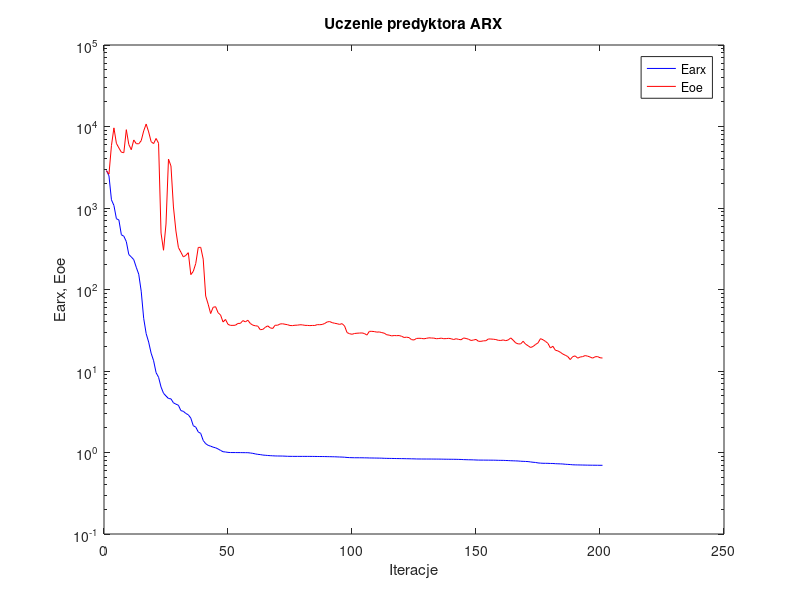
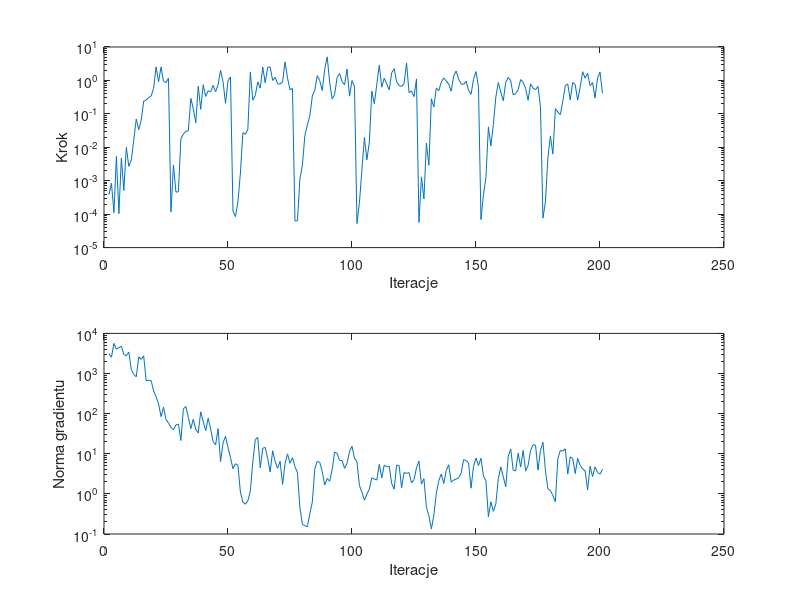

These figures' MATLAB source, in order:
%uczenie predyktora arx
clear all;
n=0; farx(n+1)=2.877503e+003; foe(n+1)=2.869354e+003; wspucz(n+1)=0.000000e+000; ng(n+1)=0.000000e+000;
%odnowa zmiennej metryki
n=1; farx(n+1)=2.481984e+003; foe(n+1)=2.599294e+003; krok(n+1)=3.824295e-004; ng(n+1)=3.080852e+003;
n=2; farx(n+1)=1.260433e+003; foe(n+1)=5.823045e+003; krok(n+1)=8.409074e-004; ng(n+1)=2.549479e+003;
n=3; farx(n+1)=1.074171e+003; foe(n+1)=9.621487e+003; krok(n+1)=1.107642e-004; ng(n+1)=5.633473e+003;
n=4; farx(n+1)=7.388963e+002; foe(n+1)=6.213101e+003; krok(n+1)=5.294040e-003; ng(n+1)=4.050796e+003;
n=5; farx(n+1)=7.128990e+002; foe(n+1)=5.458872e+003; krok(n+1)=1.041990e-004; ng(n+1)=4.415646e+003;
n=6; farx(n+1)=4.694954e+002; foe(n+1)=4.836424e+003; krok(n+1)=4.727372e-003; ng(n+1)=4.789434e+003;
n=7; farx(n+1)=4.503719e+002; foe(n+1)=4.771637e+003; krok(n+1)=5.119287e-004; ng(n+1)=2.985820e+003;
n=8; farx(n+1)=3.870439e+002; foe(n+1)=9.143276e+003; krok(n+1)=9.949946e-003; ng(n+1)=2.752941e+003;
n=9; farx(n+1)=2.684889e+002; foe(n+1)=6.013967e+003; krok(n+1)=2.701093e-003; ng(n+1)=3.437948e+003;
n=10; farx(n+1)=2.510549e+002; foe(n+1)=5.192768e+003; krok(n+1)=4.150488e-003; ng(n+1)=1.262491e+003;
n=11; farx(n+1)=2.324011e+002; foe(n+1)=6.843171e+003; krok(n+1)=1.633292e-002; ng(n+1)=9.505461e+002;
n=12; farx(n+1)=1.875616e+002; foe(n+1)=6.157832e+003; krok(n+1)=6.995615e-002; ng(n+1)=8.259935e+002;
n=13; farx(n+1)=1.542253e+002; foe(n+1)=6.130912e+003; krok(n+1)=3.389322e-002; ng(n+1)=2.604536e+003;
n=14; farx(n+1)=9.529822e+001; foe(n+1)=6.694364e+003; krok(n+1)=6.345427e-002; ng(n+1)=2.254099e+003;
n=15; farx(n+1)=4.427744e+001; foe(n+1)=8.821499e+003; krok(n+1)=2.394184e-001; ng(n+1)=2.758260e+003;
n=16; farx(n+1)=2.875170e+001; foe(n+1)=1.072333e+004; krok(n+1)=2.577175e-001; ng(n+1)=6.644936e+002;
n=17; farx(n+1)=2.266523e+001; foe(n+1)=8.591271e+003; krok(n+1)=3.083795e-001; ng(n+1)=6.782314e+002;
n=18; farx(n+1)=1.654834e+001; foe(n+1)=6.515277e+003; krok(n+1)=3.421659e-001; ng(n+1)=6.666900e+002;
n=19; farx(n+1)=1.337264e+001; foe(n+1)=6.172214e+003; krok(n+1)=5.804224e-001; ng(n+1)=3.685310e+002;
n=20; farx(n+1)=9.549974e+000; foe(n+1)=7.132517e+003; krok(n+1)=2.536209e+000; ng(n+1)=2.642567e+002;
n=21; farx(n+1)=8.379810e+000; foe(n+1)=6.228191e+003; krok(n+1)=9.145402e-001; ng(n+1)=1.769735e+002;
n=22; farx(n+1)=6.363440e+000; foe(n+1)=4.927515e+002; krok(n+1)=2.531645e+000; ng(n+1)=8.431086e+001;
n=23; farx(n+1)=5.331026e+000; foe(n+1)=3.031438e+002; krok(n+1)=9.429061e-001; ng(n+1)=1.443267e+002;
n=24; farx(n+1)=4.937257e+000; foe(n+1)=6.362958e+002; krok(n+1)=8.575247e-001; ng(n+1)=7.028665e+001;
n=25; farx(n+1)=4.596975e+000; foe(n+1)=3.983840e+003; krok(n+1)=1.162605e+000; ng(n+1)=5.940390e+001;
%odnowa zmiennej metryki
n=26; farx(n+1)=4.555132e+000; foe(n+1)=3.275481e+003; krok(n+1)=1.168734e-004; ng(n+1)=4.570020e+001;
n=27; farx(n+1)=4.071658e+000; foe(n+1)=1.029155e+003; krok(n+1)=2.972972e-003; ng(n+1)=3.939802e+001;
n=28; farx(n+1)=3.918361e+000; foe(n+1)=5.222872e+002; krok(n+1)=4.576195e-004; ng(n+1)=5.237441e+001;
n=29; farx(n+1)=3.803187e+000; foe(n+1)=3.281266e+002; krok(n+1)=4.690560e-004; ng(n+1)=5.470866e+001;
n=30; farx(n+1)=3.265718e+000; foe(n+1)=2.869888e+002; krok(n+1)=1.792791e-002; ng(n+1)=2.142902e+001;
n=31; farx(n+1)=3.201244e+000; foe(n+1)=2.508534e+002; krok(n+1)=2.476948e-002; ng(n+1)=1.314195e+002;
n=32; farx(n+1)=3.011835e+000; foe(n+1)=2.622388e+002; krok(n+1)=3.006981e-002; ng(n+1)=1.505354e+002;
n=33; farx(n+1)=2.902024e+000; foe(n+1)=2.828695e+002; krok(n+1)=3.094863e-002; ng(n+1)=8.092904e+001;
n=34; farx(n+1)=2.641657e+000; foe(n+1)=1.523579e+002; krok(n+1)=2.905057e-001; ng(n+1)=4.226997e+001;
n=35; farx(n+1)=2.132671e+000; foe(n+1)=1.668674e+002; krok(n+1)=1.438191e-001; ng(n+1)=7.255166e+001;
n=36; farx(n+1)=2.047517e+000; foe(n+1)=2.088252e+002; krok(n+1)=5.382558e-002; ng(n+1)=4.044893e+001;
n=37; farx(n+1)=1.789657e+000; foe(n+1)=3.281539e+002; krok(n+1)=6.710813e-001; ng(n+1)=3.301642e+001;
n=38; farx(n+1)=1.714742e+000; foe(n+1)=3.292991e+002; krok(n+1)=1.372911e-001; ng(n+1)=1.109602e+002;
n=39; farx(n+1)=1.404735e+000; foe(n+1)=2.360908e+002; krok(n+1)=7.479975e-001; ng(n+1)=6.415298e+001;
n=40; farx(n+1)=1.283316e+000; foe(n+1)=8.325435e+001; krok(n+1)=3.329123e-001; ng(n+1)=3.764620e+001;
n=41; farx(n+1)=1.224413e+000; foe(n+1)=6.596757e+001; krok(n+1)=4.923082e-001; ng(n+1)=7.691666e+001;
n=42; farx(n+1)=1.195753e+000; foe(n+1)=5.069763e+001; krok(n+1)=4.536903e-001; ng(n+1)=4.154599e+001;
n=43; farx(n+1)=1.163297e+000; foe(n+1)=6.045935e+001; krok(n+1)=7.101669e-001; ng(n+1)=2.009810e+001;
n=44; farx(n+1)=1.141897e+000; foe(n+1)=6.151695e+001; krok(n+1)=4.584092e-001; ng(n+1)=1.671491e+001;
n=45; farx(n+1)=1.105522e+000; foe(n+1)=5.187085e+001; krok(n+1)=7.382907e-001; ng(n+1)=4.242173e+001;
n=46; farx(n+1)=1.060552e+000; foe(n+1)=4.865300e+001; krok(n+1)=1.997077e+000; ng(n+1)=6.378669e+000;
n=47; farx(n+1)=1.022894e+000; foe(n+1)=3.993412e+001; krok(n+1)=9.112329e-001; ng(n+1)=1.875281e+001;
n=48; farx(n+1)=1.014629e+000; foe(n+1)=4.288700e+001; krok(n+1)=2.079006e-001; ng(n+1)=2.732055e+001;
n=49; farx(n+1)=1.003375e+000; foe(n+1)=3.733011e+001; krok(n+1)=9.763190e-001; ng(n+1)=1.420142e+001;
n=50; farx(n+1)=9.990622e-001; foe(n+1)=3.629555e+001; krok(n+1)=1.274317e+000; ng(n+1)=8.039392e+000;
%odnowa zmiennej metryki
n=51; farx(n+1)=9.986965e-001; foe(n+1)=3.630636e+001; krok(n+1)=1.231773e-004; ng(n+1)=4.233998e+000;
n=52; farx(n+1)=9.982526e-001; foe(n+1)=3.646506e+001; krok(n+1)=8.459568e-005; ng(n+1)=5.646699e+000;
n=53; farx(n+1)=9.974795e-001; foe(n+1)=3.834832e+001; krok(n+1)=2.326282e-004; ng(n+1)=5.189375e+000;
n=54; farx(n+1)=9.972241e-001; foe(n+1)=3.842036e+001; krok(n+1)=1.695208e-003; ng(n+1)=1.108365e+000;
n=55; farx(n+1)=9.960711e-001; foe(n+1)=4.156274e+001; krok(n+1)=2.741623e-002; ng(n+1)=6.267368e-001;
n=56; farx(n+1)=9.952697e-001; foe(n+1)=4.006940e+001; krok(n+1)=2.452306e-002; ng(n+1)=5.529020e-001;
n=57; farx(n+1)=9.945582e-001; foe(n+1)=4.196630e+001; krok(n+1)=3.450322e-002; ng(n+1)=6.719302e-001;
n=58; farx(n+1)=9.866372e-001; foe(n+1)=3.830384e+001; krok(n+1)=1.749195e+000; ng(n+1)=1.173673e+000;
n=59; farx(n+1)=9.763877e-001; foe(n+1)=3.652672e+001; krok(n+1)=2.569287e-001; ng(n+1)=6.214627e+000;
n=60; farx(n+1)=9.615910e-001; foe(n+1)=3.590026e+001; krok(n+1)=3.556863e-001; ng(n+1)=2.282734e+001;
n=61; farx(n+1)=9.491418e-001; foe(n+1)=3.556243e+001; krok(n+1)=9.073805e-001; ng(n+1)=2.540214e+001;
n=62; farx(n+1)=9.432366e-001; foe(n+1)=3.215293e+001; krok(n+1)=5.861088e-001; ng(n+1)=4.436088e+000;
n=63; farx(n+1)=9.308890e-001; foe(n+1)=3.235833e+001; krok(n+1)=2.516301e+000; ng(n+1)=1.371227e+001;
n=64; farx(n+1)=9.253006e-001; foe(n+1)=3.426781e+001; krok(n+1)=8.456470e-001; ng(n+1)=1.439440e+001;
n=65; farx(n+1)=9.195594e-001; foe(n+1)=3.582369e+001; krok(n+1)=2.477523e+000; ng(n+1)=7.643272e+000;
n=66; farx(n+1)=9.145699e-001; foe(n+1)=3.388976e+001; krok(n+1)=2.529059e+000; ng(n+1)=3.508952e+000;
n=67; farx(n+1)=9.112289e-001; foe(n+1)=3.322156e+001; krok(n+1)=1.002692e+000; ng(n+1)=1.189265e+001;
n=68; farx(n+1)=9.075796e-001; foe(n+1)=3.641767e+001; krok(n+1)=1.227563e+000; ng(n+1)=6.465087e+000;
n=69; farx(n+1)=9.061967e-001; foe(n+1)=3.642986e+001; krok(n+1)=7.970783e-001; ng(n+1)=4.341490e+000;
n=70; farx(n+1)=9.054383e-001; foe(n+1)=3.777084e+001; krok(n+1)=7.808753e-001; ng(n+1)=6.474543e+000;
n=71; farx(n+1)=9.044044e-001; foe(n+1)=3.797667e+001; krok(n+1)=9.112329e-001; ng(n+1)=1.723481e+000;
n=72; farx(n+1)=9.018668e-001; foe(n+1)=3.743696e+001; krok(n+1)=3.568867e+000; ng(n+1)=5.654658e+000;
n=73; farx(n+1)=8.985390e-001; foe(n+1)=3.699025e+001; krok(n+1)=1.180120e+000; ng(n+1)=9.954175e+000;
n=74; farx(n+1)=8.974695e-001; foe(n+1)=3.615555e+001; krok(n+1)=5.242150e-001; ng(n+1)=5.813337e+000;
n=75; farx(n+1)=8.966659e-001; foe(n+1)=3.605620e+001; krok(n+1)=5.770438e-001; ng(n+1)=7.991992e+000;
%odnowa zmiennej metryki
n=76; farx(n+1)=8.963852e-001; foe(n+1)=3.643746e+001; krok(n+1)=6.268073e-005; ng(n+1)=4.745393e+000;
n=77; farx(n+1)=8.962744e-001; foe(n+1)=3.652039e+001; krok(n+1)=6.401041e-005; ng(n+1)=3.391532e+000;
n=78; farx(n+1)=8.962371e-001; foe(n+1)=3.693008e+001; krok(n+1)=1.135356e-003; ng(n+1)=4.527730e-001;
n=79; farx(n+1)=8.962286e-001; foe(n+1)=3.681262e+001; krok(n+1)=2.926191e-003; ng(n+1)=1.741084e-001;
n=80; farx(n+1)=8.961697e-001; foe(n+1)=3.631453e+001; krok(n+1)=2.272397e-002; ng(n+1)=1.614158e-001;
n=81; farx(n+1)=8.959935e-001; foe(n+1)=3.626379e+001; krok(n+1)=4.663645e-002; ng(n+1)=1.523363e-001;
n=82; farx(n+1)=8.958946e-001; foe(n+1)=3.605869e+001; krok(n+1)=8.662598e-002; ng(n+1)=3.218222e-001;
n=83; farx(n+1)=8.951574e-001; foe(n+1)=3.622790e+001; krok(n+1)=3.435737e-001; ng(n+1)=6.225009e-001;
n=84; farx(n+1)=8.947316e-001; foe(n+1)=3.620376e+001; krok(n+1)=5.114232e-001; ng(n+1)=4.202996e+000;
n=85; farx(n+1)=8.934410e-001; foe(n+1)=3.705925e+001; krok(n+1)=1.390988e+000; ng(n+1)=6.497713e+000;
n=86; farx(n+1)=8.926996e-001; foe(n+1)=3.697496e+001; krok(n+1)=9.830700e-001; ng(n+1)=6.101741e+000;
n=87; farx(n+1)=8.924517e-001; foe(n+1)=3.724036e+001; krok(n+1)=4.997929e-001; ng(n+1)=3.630836e+000;
n=88; farx(n+1)=8.917199e-001; foe(n+1)=3.831324e+001; krok(n+1)=2.161533e+000; ng(n+1)=1.658088e+000;
n=89; farx(n+1)=8.899518e-001; foe(n+1)=4.001597e+001; krok(n+1)=5.068567e+000; ng(n+1)=2.433646e+000;
n=90; farx(n+1)=8.890190e-001; foe(n+1)=4.041041e+001; krok(n+1)=8.612093e-001; ng(n+1)=2.051432e+000;
n=91; farx(n+1)=8.872526e-001; foe(n+1)=3.920336e+001; krok(n+1)=2.767539e-001; ng(n+1)=4.055347e+000;
n=92; farx(n+1)=8.862757e-001; foe(n+1)=3.853612e+001; krok(n+1)=3.827775e-001; ng(n+1)=1.099657e+001;
n=93; farx(n+1)=8.833786e-001; foe(n+1)=3.803337e+001; krok(n+1)=1.236406e+000; ng(n+1)=1.026449e+001;
n=94; farx(n+1)=8.807553e-001; foe(n+1)=3.731737e+001; krok(n+1)=1.608607e+000; ng(n+1)=6.821211e+000;
n=95; farx(n+1)=8.788891e-001; foe(n+1)=3.810828e+001; krok(n+1)=9.155235e-001; ng(n+1)=6.772955e+000;
n=96; farx(n+1)=8.752655e-001; foe(n+1)=3.570737e+001; krok(n+1)=7.461831e-001; ng(n+1)=4.331184e+000;
n=97; farx(n+1)=8.690909e-001; foe(n+1)=2.961771e+001; krok(n+1)=2.192737e+000; ng(n+1)=5.768379e+000;
n=98; farx(n+1)=8.657014e-001; foe(n+1)=2.868552e+001; krok(n+1)=3.388186e-001; ng(n+1)=1.147923e+001;
n=99; farx(n+1)=8.638078e-001; foe(n+1)=2.823144e+001; krok(n+1)=9.903562e-001; ng(n+1)=1.537630e+001;
n=100; farx(n+1)=8.623450e-001; foe(n+1)=2.884618e+001; krok(n+1)=6.553300e-001; ng(n+1)=7.725407e+000;
%odnowa zmiennej metryki
n=101; farx(n+1)=8.620418e-001; foe(n+1)=2.908030e+001; krok(n+1)=5.233915e-005; ng(n+1)=6.318202e+000;
n=102; farx(n+1)=8.619461e-001; foe(n+1)=2.920168e+001; krok(n+1)=2.247399e-004; ng(n+1)=1.620845e+000;
n=103; farx(n+1)=8.616294e-001; foe(n+1)=2.932846e+001; krok(n+1)=2.081087e-003; ng(n+1)=1.097296e+000;
n=104; farx(n+1)=8.600853e-001; foe(n+1)=2.884614e+001; krok(n+1)=1.957031e-002; ng(n+1)=7.001254e-001;
n=105; farx(n+1)=8.595116e-001; foe(n+1)=2.758313e+001; krok(n+1)=4.236653e-003; ng(n+1)=9.845975e-001;
n=106; farx(n+1)=8.570486e-001; foe(n+1)=3.067054e+001; krok(n+1)=1.427439e-002; ng(n+1)=1.323381e+000;
n=107; farx(n+1)=8.565724e-001; foe(n+1)=3.067521e+001; krok(n+1)=4.819709e-001; ng(n+1)=2.528033e+000;
n=108; farx(n+1)=8.553540e-001; foe(n+1)=3.045844e+001; krok(n+1)=2.001704e-001; ng(n+1)=2.347001e+000;
n=109; farx(n+1)=8.544731e-001; foe(n+1)=2.998619e+001; krok(n+1)=7.679697e-001; ng(n+1)=2.212421e+000;
n=110; farx(n+1)=8.531319e-001; foe(n+1)=3.015108e+001; krok(n+1)=2.845490e+000; ng(n+1)=5.437773e+000;
n=111; farx(n+1)=8.522374e-001; foe(n+1)=2.960799e+001; krok(n+1)=6.264118e-001; ng(n+1)=2.491041e+000;
n=112; farx(n+1)=8.489493e-001; foe(n+1)=2.910518e+001; krok(n+1)=1.168297e+000; ng(n+1)=5.224735e+000;
n=113; farx(n+1)=8.474472e-001; foe(n+1)=2.785178e+001; krok(n+1)=7.847380e-001; ng(n+1)=4.722043e+000;
n=114; farx(n+1)=8.462887e-001; foe(n+1)=2.754288e+001; krok(n+1)=5.235795e-001; ng(n+1)=4.902007e+000;
n=115; farx(n+1)=8.456994e-001; foe(n+1)=2.697219e+001; krok(n+1)=1.691294e+000; ng(n+1)=1.805581e+000;
n=116; farx(n+1)=8.442272e-001; foe(n+1)=2.723442e+001; krok(n+1)=2.238597e+000; ng(n+1)=1.312764e+000;
n=117; farx(n+1)=8.430059e-001; foe(n+1)=2.714077e+001; krok(n+1)=9.089030e-001; ng(n+1)=5.215202e+000;
n=118; farx(n+1)=8.422724e-001; foe(n+1)=2.723478e+001; krok(n+1)=7.011953e-001; ng(n+1)=5.085368e+000;
n=119; farx(n+1)=8.413444e-001; foe(n+1)=2.667566e+001; krok(n+1)=6.622313e-001; ng(n+1)=1.417193e+000;
n=120; farx(n+1)=8.406327e-001; foe(n+1)=2.580037e+001; krok(n+1)=8.094987e-001; ng(n+1)=3.409928e+000;
n=121; farx(n+1)=8.389472e-001; foe(n+1)=2.600254e+001; krok(n+1)=3.302482e+000; ng(n+1)=3.244491e+000;
n=122; farx(n+1)=8.382806e-001; foe(n+1)=2.568682e+001; krok(n+1)=4.322425e-001; ng(n+1)=3.393443e+000;
n=123; farx(n+1)=8.366321e-001; foe(n+1)=2.424709e+001; krok(n+1)=4.865340e-001; ng(n+1)=1.876930e+000;
n=124; farx(n+1)=8.357304e-001; foe(n+1)=2.402266e+001; krok(n+1)=3.288994e-001; ng(n+1)=2.266038e+000;
n=125; farx(n+1)=8.332291e-001; foe(n+1)=2.509518e+001; krok(n+1)=1.109668e+000; ng(n+1)=4.469180e+000;
%odnowa zmiennej metryki
n=126; farx(n+1)=8.328570e-001; foe(n+1)=2.521081e+001; krok(n+1)=5.658127e-005; ng(n+1)=6.548952e+000;
n=127; farx(n+1)=8.322066e-001; foe(n+1)=2.511367e+001; krok(n+1)=1.302087e-003; ng(n+1)=1.757244e+000;
n=128; farx(n+1)=8.320112e-001; foe(n+1)=2.483771e+001; krok(n+1)=2.844031e-004; ng(n+1)=2.392820e+000;
n=129; farx(n+1)=8.316747e-001; foe(n+1)=2.516837e+001; krok(n+1)=1.339882e-002; ng(n+1)=4.672911e-001;
n=130; farx(n+1)=8.316440e-001; foe(n+1)=2.554050e+001; krok(n+1)=2.883948e-003; ng(n+1)=2.879750e-001;
n=131; farx(n+1)=8.312839e-001; foe(n+1)=2.539428e+001; krok(n+1)=2.828655e-001; ng(n+1)=1.345330e-001;
n=132; farx(n+1)=8.308610e-001; foe(n+1)=2.533697e+001; krok(n+1)=1.612369e-001; ng(n+1)=2.891951e-001;
n=133; farx(n+1)=8.303872e-001; foe(n+1)=2.489158e+001; krok(n+1)=5.872046e-001; ng(n+1)=1.041272e+000;
n=134; farx(n+1)=8.300665e-001; foe(n+1)=2.504166e+001; krok(n+1)=4.938403e-001; ng(n+1)=2.140984e+000;
n=135; farx(n+1)=8.293119e-001; foe(n+1)=2.529241e+001; krok(n+1)=8.858351e-001; ng(n+1)=3.142031e+000;
n=136; farx(n+1)=8.280563e-001; foe(n+1)=2.491000e+001; krok(n+1)=1.183928e+000; ng(n+1)=1.809681e+000;
n=137; farx(n+1)=8.271788e-001; foe(n+1)=2.499120e+001; krok(n+1)=9.606268e-001; ng(n+1)=3.844897e+000;
n=138; farx(n+1)=8.264812e-001; foe(n+1)=2.517117e+001; krok(n+1)=7.807902e-001; ng(n+1)=5.321102e+000;
n=139; farx(n+1)=8.259956e-001; foe(n+1)=2.486000e+001; krok(n+1)=4.756263e-001; ng(n+1)=1.967633e+000;
n=140; farx(n+1)=8.254444e-001; foe(n+1)=2.433892e+001; krok(n+1)=1.356032e+000; ng(n+1)=2.211444e+000;
n=141; farx(n+1)=8.246064e-001; foe(n+1)=2.489330e+001; krok(n+1)=1.914853e+000; ng(n+1)=2.322199e+000;
n=142; farx(n+1)=8.230605e-001; foe(n+1)=2.442286e+001; krok(n+1)=1.090364e+000; ng(n+1)=2.526104e+000;
n=143; farx(n+1)=8.214688e-001; foe(n+1)=2.417825e+001; krok(n+1)=7.927530e-001; ng(n+1)=3.262011e+000;
n=144; farx(n+1)=8.181005e-001; foe(n+1)=2.542531e+001; krok(n+1)=7.571530e-001; ng(n+1)=7.106424e+000;
n=145; farx(n+1)=8.163264e-001; foe(n+1)=2.507114e+001; krok(n+1)=9.429061e-001; ng(n+1)=6.788462e+000;
n=146; farx(n+1)=8.146115e-001; foe(n+1)=2.452783e+001; krok(n+1)=5.115815e-001; ng(n+1)=5.870031e+000;
n=147; farx(n+1)=8.136851e-001; foe(n+1)=2.370423e+001; krok(n+1)=3.854790e-001; ng(n+1)=1.385654e+000;
n=148; farx(n+1)=8.121906e-001; foe(n+1)=2.398939e+001; krok(n+1)=1.077381e+000; ng(n+1)=4.831721e+000;
n=149; farx(n+1)=8.093451e-001; foe(n+1)=2.440967e+001; krok(n+1)=1.835160e+000; ng(n+1)=7.832230e+000;
n=150; farx(n+1)=8.075136e-001; foe(n+1)=2.312243e+001; krok(n+1)=6.426558e-001; ng(n+1)=5.095311e+000;
%odnowa zmiennej metryki
n=151; farx(n+1)=8.070478e-001; foe(n+1)=2.313912e+001; krok(n+1)=6.905895e-005; ng(n+1)=7.704546e+000;
n=152; farx(n+1)=8.067609e-001; foe(n+1)=2.344518e+001; krok(n+1)=3.812452e-004; ng(n+1)=2.789638e+000;
n=153; farx(n+1)=8.061684e-001; foe(n+1)=2.352918e+001; krok(n+1)=1.219108e-003; ng(n+1)=2.126204e+000;
n=154; farx(n+1)=8.058830e-001; foe(n+1)=2.473545e+001; krok(n+1)=4.077788e-002; ng(n+1)=2.714637e-001;
n=155; farx(n+1)=8.052818e-001; foe(n+1)=2.467503e+001; krok(n+1)=1.095618e-002; ng(n+1)=6.374801e-001;
n=156; farx(n+1)=8.049776e-001; foe(n+1)=2.453853e+001; krok(n+1)=4.904612e-002; ng(n+1)=3.684228e-001;
n=157; farx(n+1)=8.038364e-001; foe(n+1)=2.431053e+001; krok(n+1)=3.202323e-001; ng(n+1)=5.652062e-001;
n=158; farx(n+1)=8.020323e-001; foe(n+1)=2.380028e+001; krok(n+1)=8.620454e-001; ng(n+1)=2.408521e+000;
n=159; farx(n+1)=8.013149e-001; foe(n+1)=2.370912e+001; krok(n+1)=4.461084e-001; ng(n+1)=4.703241e+000;
n=160; farx(n+1)=8.004356e-001; foe(n+1)=2.406105e+001; krok(n+1)=2.467524e-001; ng(n+1)=2.659932e+000;
n=161; farx(n+1)=7.982871e-001; foe(n+1)=2.355272e+001; krok(n+1)=8.892951e-001; ng(n+1)=1.495814e+000;
n=162; farx(n+1)=7.960974e-001; foe(n+1)=2.405434e+001; krok(n+1)=1.232067e+000; ng(n+1)=8.603432e+000;
n=163; farx(n+1)=7.927954e-001; foe(n+1)=2.547211e+001; krok(n+1)=9.673187e-001; ng(n+1)=1.312001e+001;
n=164; farx(n+1)=7.909104e-001; foe(n+1)=2.384711e+001; krok(n+1)=3.691454e-001; ng(n+1)=3.861712e+000;
n=165; farx(n+1)=7.888558e-001; foe(n+1)=2.213087e+001; krok(n+1)=4.081488e-001; ng(n+1)=3.747161e+000;
n=166; farx(n+1)=7.866490e-001; foe(n+1)=2.150907e+001; krok(n+1)=5.317968e-001; ng(n+1)=1.039542e+001;
n=167; farx(n+1)=7.816920e-001; foe(n+1)=2.148696e+001; krok(n+1)=1.056325e+000; ng(n+1)=4.652999e+000;
n=168; farx(n+1)=7.791604e-001; foe(n+1)=2.317084e+001; krok(n+1)=8.823184e-001; ng(n+1)=1.211510e+001;
n=169; farx(n+1)=7.766280e-001; foe(n+1)=2.134460e+001; krok(n+1)=5.752763e-001; ng(n+1)=3.768172e+000;
n=170; farx(n+1)=7.737015e-001; foe(n+1)=2.041866e+001; krok(n+1)=2.538171e-001; ng(n+1)=5.078572e+000;
n=171; farx(n+1)=7.661092e-001; foe(n+1)=1.943116e+001; krok(n+1)=7.847380e-001; ng(n+1)=1.211707e+001;
n=172; farx(n+1)=7.590899e-001; foe(n+1)=1.998176e+001; krok(n+1)=5.888949e-001; ng(n+1)=1.676464e+001;
n=173; farx(n+1)=7.547677e-001; foe(n+1)=2.114854e+001; krok(n+1)=5.281352e-001; ng(n+1)=1.639007e+001;
n=174; farx(n+1)=7.450473e-001; foe(n+1)=2.213462e+001; krok(n+1)=6.653319e-001; ng(n+1)=3.900523e+000;
n=175; farx(n+1)=7.405093e-001; foe(n+1)=2.494197e+001; krok(n+1)=1.607119e-001; ng(n+1)=1.220391e+001;
%odnowa zmiennej metryki
n=176; farx(n+1)=7.373926e-001; foe(n+1)=2.419080e+001; krok(n+1)=7.603543e-005; ng(n+1)=1.943901e+001;
n=177; farx(n+1)=7.370950e-001; foe(n+1)=2.310210e+001; krok(n+1)=2.383591e-004; ng(n+1)=3.838031e+000;
n=178; farx(n+1)=7.363163e-001; foe(n+1)=2.183360e+001; krok(n+1)=5.087256e-003; ng(n+1)=1.331175e+000;
n=179; farx(n+1)=7.338761e-001; foe(n+1)=1.914972e+001; krok(n+1)=2.138537e-002; ng(n+1)=1.218180e+000;
n=180; farx(n+1)=7.334686e-001; foe(n+1)=2.011184e+001; krok(n+1)=6.288803e-003; ng(n+1)=9.043840e-001;
n=181; farx(n+1)=7.291633e-001; foe(n+1)=1.797992e+001; krok(n+1)=1.431455e-001; ng(n+1)=6.342438e-001;
n=182; farx(n+1)=7.271099e-001; foe(n+1)=1.765451e+001; krok(n+1)=1.134226e-001; ng(n+1)=7.575919e+000;
n=183; farx(n+1)=7.255024e-001; foe(n+1)=1.698854e+001; krok(n+1)=9.406594e-002; ng(n+1)=1.215206e+001;
n=184; farx(n+1)=7.229430e-001; foe(n+1)=1.614943e+001; krok(n+1)=2.363480e-001; ng(n+1)=1.165319e+001;
n=185; farx(n+1)=7.175779e-001; foe(n+1)=1.560781e+001; krok(n+1)=6.912919e-001; ng(n+1)=1.333816e+001;
n=186; farx(n+1)=7.147496e-001; foe(n+1)=1.504193e+001; krok(n+1)=7.927530e-001; ng(n+1)=3.119523e+000;
n=187; farx(n+1)=7.115381e-001; foe(n+1)=1.380410e+001; krok(n+1)=2.589664e-001; ng(n+1)=8.371240e+000;
n=188; farx(n+1)=7.068749e-001; foe(n+1)=1.502319e+001; krok(n+1)=8.745977e-001; ng(n+1)=7.668498e+000;
n=189; farx(n+1)=7.050472e-001; foe(n+1)=1.531353e+001; krok(n+1)=7.461831e-001; ng(n+1)=3.214487e+000;
n=190; farx(n+1)=7.039586e-001; foe(n+1)=1.437802e+001; krok(n+1)=2.561085e-001; ng(n+1)=7.702236e+000;
n=191; farx(n+1)=7.030155e-001; foe(n+1)=1.484396e+001; krok(n+1)=6.282866e-001; ng(n+1)=5.110325e+000;
n=192; farx(n+1)=7.018925e-001; foe(n+1)=1.501416e+001; krok(n+1)=1.822466e+000; ng(n+1)=4.202087e+000;
n=193; farx(n+1)=7.008408e-001; foe(n+1)=1.545117e+001; krok(n+1)=1.171229e+000; ng(n+1)=3.733815e+000;
n=194; farx(n+1)=6.997054e-001; foe(n+1)=1.522407e+001; krok(n+1)=1.660199e+000; ng(n+1)=1.256233e+000;
n=195; farx(n+1)=6.990736e-001; foe(n+1)=1.484822e+001; krok(n+1)=6.914797e-001; ng(n+1)=4.864869e+000;
n=196; farx(n+1)=6.982901e-001; foe(n+1)=1.438760e+001; krok(n+1)=8.644849e-001; ng(n+1)=2.699361e+000;
n=197; farx(n+1)=6.979982e-001; foe(n+1)=1.493218e+001; krok(n+1)=2.978305e-001; ng(n+1)=4.724430e+000;
n=198; farx(n+1)=6.973733e-001; foe(n+1)=1.503799e+001; krok(n+1)=1.142810e+000; ng(n+1)=3.442752e+000;
n=199; farx(n+1)=6.967965e-001; foe(n+1)=1.453861e+001; krok(n+1)=1.778590e+000; ng(n+1)=3.089865e+000;
n=200; farx(n+1)=6.966489e-001; foe(n+1)=1.442610e+001; krok(n+1)=4.128102e-001; ng(n+1)=4.105901e+000;

figure; semilogy(farx,'b'); hold on; semilogy(foe,'r'); xlabel('Iteracje'); ylabel('Earx, Eoe'); legend('Earx','Eoe'); title('Uczenie predyktora ARX');
figure; subplot(2,1,1); semilogy(krok); xlabel('Iteracje'); ylabel('Krok');
subplot(2,1,2); semilogy(ng); xlabel('Iteracje'); ylabel('Norma gradientu');
Earx=farx(n+1)
Eoe=foe(n+1)
